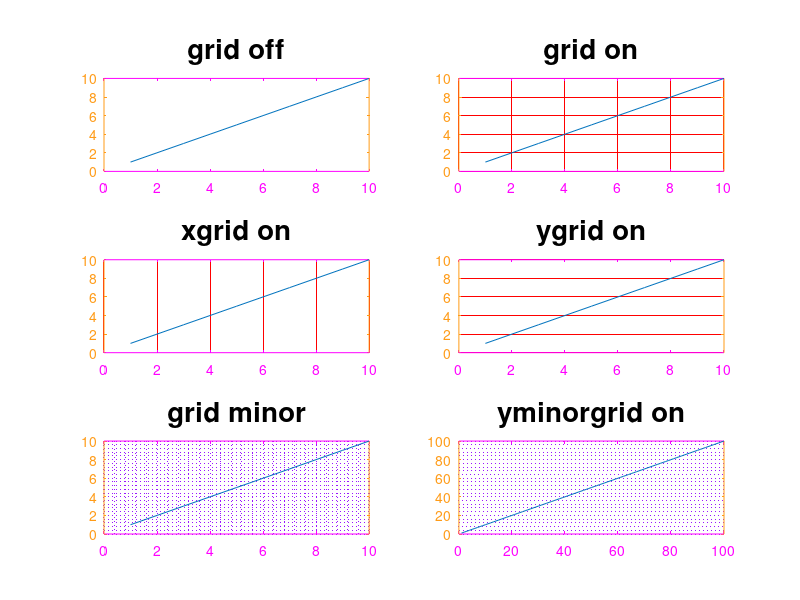

Source code (MATLAB):
clear all; close all; clc;
h=figure('Position',[1 21 1366 670], ...
'Name','Grid and Axes Colors Properties');
vgc=[1 0 0];
vmgc=[155/255 23/255 1];
vxc=[1 0 1];
vyc=[1 155/255 23/255];
fs=20;
%%xgrid,ygrid,gridalpha,gridcolor
%%yminorgrid,minorgridalpha,minorgridcolor
%%xcolor,ycolor
%%%%%%%%%%%%%%%%%%%%%%%%%%%%%%%%%%%%%%
subplot(3,2,1);
plot(1:10);
set(gca,"gridalpha",0,'gridcolor',vgc)
set(gca,"xcolor",vxc,'ycolor',vyc)
grid off;
title("grid off",'fontsize',fs);
%%%%%%%%%%%%%%%%%%%%%%%%%%%%%%%%%%%%%%
subplot(3,2,2);
plot(1:10);
set(gca,"gridalpha",1,'gridcolor',vgc)
set(gca,"xcolor",vxc,'ycolor',vyc)
grid on;
title("grid on",'fontsize',fs);
%%%%%%%%%%%%%%%%%%%%%%%%%%%%%%%%%%%%%%
subplot(3,2,3);
plot(1:10);
set(gca,"xgrid","on","gridalpha",1,'gridcolor',vgc);
set(gca,"xcolor",vxc,'ycolor',vyc)
title("xgrid on",'fontsize',fs);
%%%%%%%%%%%%%%%%%%%%%%%%%%%%%%%%%%%%%%
subplot(3,2,4);
plot(1:10);
set(gca,"ygrid","on","gridalpha",1,'gridcolor',vgc);
set(gca,"xcolor",vxc,'ycolor',vyc)
title("ygrid on",'fontsize',fs);
%%%%%%%%%%%%%%%%%%%%%%%%%%%%%%%%%%%%%%
subplot(3,2,5);
plot(1:10);
grid minor;
set(gca,"minorgridalpha",1,'minorgridcolor',vmgc);
set(gca,"xcolor",vxc,'ycolor',vyc)
title("grid minor",'fontsize',fs);
%%%%%%%%%%%%%%%%%%%%%%%%%%%%%%%%%%%%%%
subplot(3,2,6);
plot (1:100);
set(gca,"yminorgrid","on","minorgridalpha",1,'minorgridcolor',vmgc);
set(gca,"xcolor",vxc,'ycolor',vyc)
title("yminorgrid on",'fontsize',fs);
